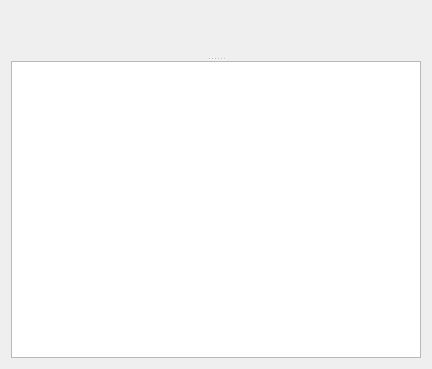
<?xml version="1.0" encoding="UTF-8"?>
<ui version="4.0">
 <class>LinePlot</class>
 <widget class="QWidget" name="LinePlot">
  <property name="geometry">
   <rect>
    <x>0</x>
    <y>0</y>
    <width>432</width>
    <height>369</height>
   </rect>
  </property>
  <property name="windowTitle">
   <string>Form</string>
  </property>
  <layout class="QGridLayout" name="gridLayout">
   <item row="0" column="0">
    <layout class="QHBoxLayout" name="horizontalLayout">
     <item>
      <widget class="QSplitter" name="splitter">
       <property name="orientation">
        <enum>Qt::Vertical</enum>
       </property>
       <widget class="QCustomPlot" name="plot" native="true"/>
       <widget class="SettingsModel" name="settings"/>
      </widget>
     </item>
    </layout>
   </item>
  </layout>
 </widget>
 <customwidgets>
  <customwidget>
   <class>QCustomPlot</class>
   <extends>QWidget</extends>
   <header>qcustomplot.h</header>
   <container>1</container>
  </customwidget>
  <customwidget>
   <class>SettingsModel</class>
   <extends>QTableWidget</extends>
   <header>../../../../lib/graph_settings_model.h</header>
  </customwidget>
 </customwidgets>
 <resources/>
 <connections/>
</ui>
